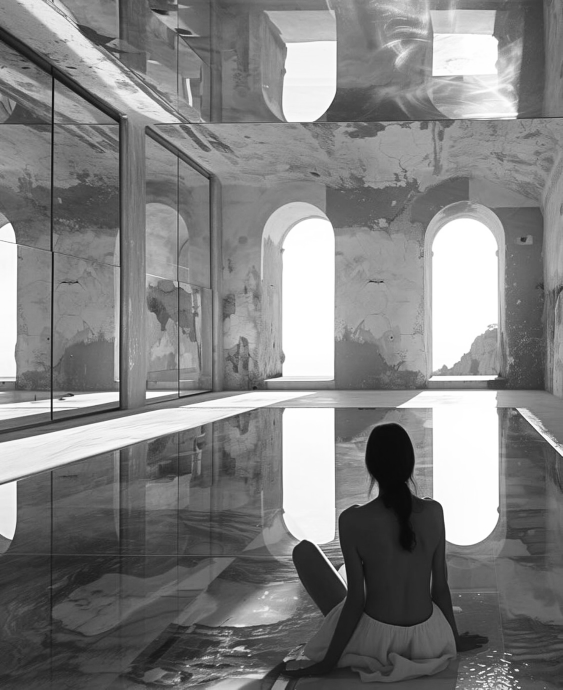
#> input picture assign2/ph121_image1.jpg, 1125 x 1379 px, found by its file name (shown at 1/2 size)
$ jupyter execute --allow-errors Ph121_Assignment_2.ipynb
#> lines starting #> are read from the running program, lines starting #| are printed output that depends on the picture; long printed decimals are rounded
5.1 Image Compression

[cell 1]
import numpy as np
import scipy
from PIL import Image
import matplotlib.pyplot as plt

def load_image(file_path):
#> called with file_path = 'ph121_image1.jpg'
    with Image.open(file_path) as img:
#> img is the input picture: PIL image 1125x1379 RGB; min 5, max 255, mean 129.1
        return np.array(img.convert('L'))

def compute_svd(image_matrix):
    U, s, Vt = np.linalg.svd(image_matrix, full_matrices=False)
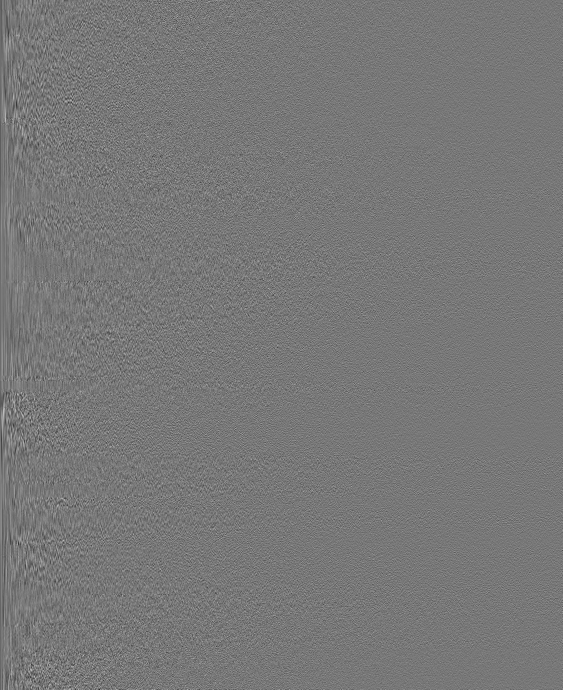
#> U: shape (1379, 1125) float64 (shown at 1/2 size); min -0.159, max 0.178, mean -3.16e-05; drawn with min black and max white
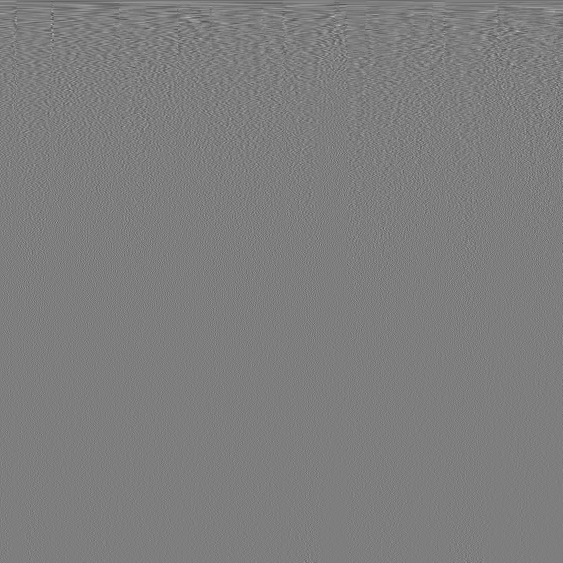
#> Vt: shape (1125, 1125) float64 (shown at 1/2 size); min -0.235, max 0.239, mean -3.39e-05; drawn with min black and max white
#> s = 1125 values, max 171782.6 at index 0, min 2.27 at index 1124, mean 545.3
    return U, s, Vt

def compress_image(U, s, Vt, k):
    S = np.diag(s[:k])
    return np.dot(U[:, :k], np.dot(S, Vt[:k, :]))

def plot_images(images, titles, frobenius_norms, base_filename):
    rows = len(images)
    plt.figure(figsize=(20, 5 * rows))
    for i, (image, title, fro_norm) in enumerate(zip(images, titles, frobenius_norms)):
        plt.subplot(rows, 1, i + 1)
        plt.imshow(image, cmap='gray')
        plt.title(f'{title}\nFrobenius norm: {fro_norm:.3g}', fontsize=10, pad=3)
        plt.axis('off')
    plt.tight_layout()
    plt.show()

def frobenius_norm(original, approx):
    return np.linalg.norm(original - approx)


image_paths = ['ph121_image1.jpg', 'ph121_image2.jpg', 'ph121_image3.jpg', 'ph121_image4.jpg']

for path in image_paths:
    A = load_image(path)
    U, s, Vt = compute_svd(A)
    ks = [len(s)//4, len(s)//8, len(s)//16, len(s)//32, len(s)//64, len(s)//128, len(s)//256, len(s)//512, len(s)//1024]
#> ks = [281, 140, 70, 35, 17, 8, 4, 2, 1]
    images = [A]
    titles = ['Original']
    frobenius_norms = [0]

    for k in ks:
        A_k = compress_image(U, s, Vt, k)
        images.append(A_k)
        fro_norm = frobenius_norm(A, A_k)
        frobenius_norms.append(fro_norm)
        titles.append(f'k={k}')
#> this loop made 9 passes
#> (k, fro_norm) on passes 1 to 7: (281, 2471.5), (140, 5634.2), (70, 9506.5), (35, 13926.4), (17, 19602.1), (8, 26993), (4, 35124.5)
#> pass 1, in compress_image, `S = np.diag(s[:k])`:
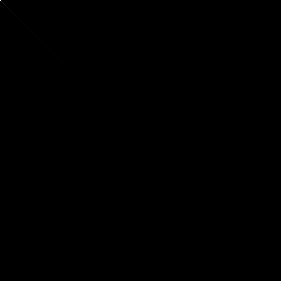
#> S: shape (281, 281) float64; min 0, max 171782.6, mean 7.2; drawn with min black and max white
#> pass 2, `A_k = compress_image(U, s, Vt, k)`:
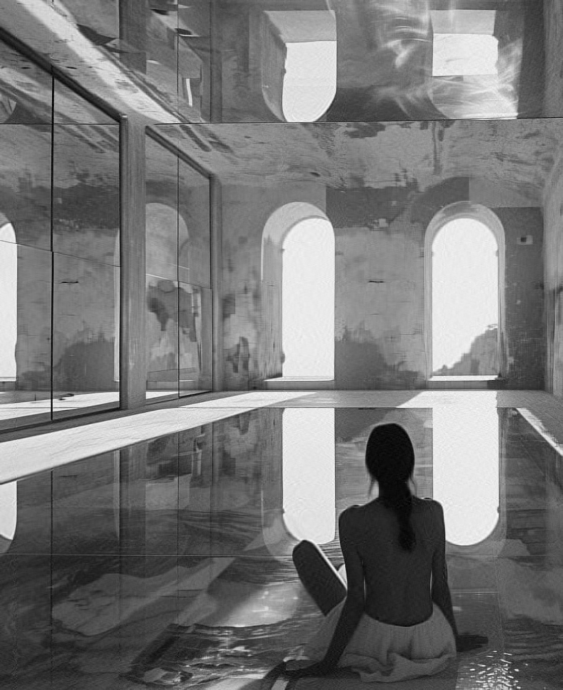
#> A_k: shape (1379, 1125) float64 (shown at 1/2 size); min -1.31, max 277.5, mean 129.1; drawn with min black and max white
#> after the loop, frobenius_norms = [0, 2471.5, 5634.2, 9506.5, 13926.4, 19602.1, 26993, 35124.5, 41988.1, 48738.9]; images = 10 items; titles = ['Original', 'k=281', 'k=140', 'k=70', 'k=35', 'k=17', 'k=8', 'k=4', 'k=2', 'k=1']

    filename = f'{path[:-4]}_compression_results.png'
    plot_images(images, titles, frobenius_norms, filename)
#> in plot_images, `rows = len(images)`: rows = 10
#> the loop in plot_images, `for i, (image, title, fro_norm) in enumerate(zip(images, titles, frobe..` made 10 passes
#> in plot_images, `plt.show()`:
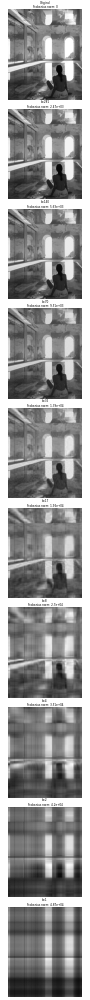
#> figure drawn by matplotlib, 10 panels

5.2 Entaglement Entropy

[cell 2]
from scipy.sparse import csr_matrix
import scipy
from tqdm import tqdm
def ising_sparse(L,h,J,periodic):
  rows = []
  cols = []
  matrix_elements = []
  for b in range(2**L):
    for j in range(1, L + 1):
      a = b ^ (1 << (j - 1))
      rows.append(a)
      cols.append(b)
      matrix_elements.append(-h)

  for a in range(2**L):
    diagonal_value =0
    for j in range(1, L):
        if a & (1 << j) == (a & (1 << (j - 1))) * 2:
            diagonal_value -= J
        else:
            diagonal_value += J

    if periodic:
        if (a & (1 << (L - 1))) == ((a & 1) * (2 ** (L - 1))):
            diagonal_value -= 1
        else:
            diagonal_value += 1
    if diagonal_value != 0:
        rows.append(a)
        cols.append(a)
        matrix_elements.append(diagonal_value)
  H_sparse = csr_matrix((matrix_elements, (rows, cols)), shape=(2**L, 2**L), dtype=np.float64)
  return H_sparse

solving at representative points in the ferromagnetic and paramagnetic phases and at critical h

[cell 3]
#ferromagnetic
ground_state = scipy.sparse.linalg.eigsh(ising_sparse(10,0.3,1,False), k=1, which='SA', return_eigenvectors=False)[0]
#> in ising_sparse, `rows = []`: rows = []
#> after the loop in ising_sparse, `for b in range(2**L):`: cols = 10240 values from 0 to 1023; matrix_elements = 10240 values from -0.3 to -0.3; rows = 10240 values, max 1023 at index 5119, min 0 at index 10, mean 511.5
#> after the loop in ising_sparse, `for a in range(2**L):`: cols = 11264 values, max 1023 at index 10230, min 0 at index 0, mean 511.5; matrix_elements = 11264 values, max 9 at index 10581, min -9 at index 10240, mean -0.273; rows = 11264 values, max 1023 at index 5119, min 0 at index 10, mean 511.5
#> ground_state = -9.27
print(ground_state)
#| -9.272

[cell 4]
#paramagnetic
ground_state = scipy.sparse.linalg.eigsh(ising_sparse(10,1.7,1,False), k=1, which='SA', return_eigenvectors=False)[0]
print(ground_state)

[cell 5]
#critical h=1
ground_state = scipy.sparse.linalg.eigsh(ising_sparse(10,1,1,False), k=1, which='SA', return_eigenvectors=False)[0]
print(ground_state)

Calculating the entanglement entropy S(l;L)

[cell 6]
from qutip import Qobj, entropy_vn
import numpy as np


H=ising_sparse(12,0.4,1, False)
def entanglement_entropy(H, L, l):

    eigvals, eigvecs = scipy.sparse.linalg.eigsh(H, k=1, which='SA')
    ground_state_vec = eigvecs


    ground_state = Qobj(ground_state_vec, dims=[[2] * L, [1]])


    subspace_dims = [2] * L
    subsystem_A = list(range(l))
    rho_A = ground_state.ptrace(subsystem_A)

    rho_A_eigenvalues = rho_A.eigenenergies()
    entropy = -sum(eigenval * np.log(eigenval) for eigenval in rho_A_eigenvalues if eigenval>0)
    return entropy


L = 12
l = 3
periodic = False


#> (the rest of this cell did not finish here and is left out)

print(f"Entanglement entropy S({l};{L}) = {S_l_L}")

Plotting S(l,L) as a function of l for different values of L=[9,10,11,12,13,14]

For open boundary conditions

[cell 7]
import matplotlib.pyplot as plt
from tqdm import tqdm


h_values = [0.4, 1, 1.7]
L_values = [9, 10, 11, 12, 13, 14]


#> (the rest of this cell did not finish here and is left out)

Plot of S(L/2,L)as a function of L

[cell 8]
import matplotlib.pyplot as plt
from tqdm import tqdm


L_values = range(2, 14)
h_values = [0.4, 1, 1.7]


plt.figure(figsize=(8, 5))


#> (the rest of this cell did not finish here and is left out)

Now repeat with closed boundary conditions

Entaglement entropy vs subsystem size

[cell 9]
import matplotlib.pyplot as plt
from tqdm import tqdm


h_values = [0.4, 1, 1.7]
L_values = [9, 10, 11, 12, 13, 14]


#> (the rest of this cell did not finish here and is left out)

Plot of S(L/2, L)

[cell 10]
import matplotlib.pyplot as plt
from tqdm import tqdm


h_values = [0.4, 1, 1.7]
L_values = range(2, 15)


#> (the rest of this cell did not finish here and is left out)

Entaglement Entropy is much larger since a closed loop increases the number of paths along which quantum correlations can propagate. Closed systems lack edges, so there are no boundary spins that only interact with one neighbor, which would otherwise reduce the entanglement entropy.

Fit of entaglement entropy with function

[cell 11]
import numpy as np
from scipy.optimize import curve_fit
import matplotlib.pyplot as plt
L=14
H=ising_sparse(L,1,1, False)

def fit_function(l, c, C):

    return (c / 3) * np.log((L / np.pi) * np.sin(np.pi * l / L)) + C

entropies = []
ls = range(1,L)
#> (the rest of this cell did not finish here and is left out)

Similar for highest energy of the hamiltonian for open boundary conditions

Function computing the entaglement entropy

[cell 12]
from qutip import Qobj
import scipy.sparse.linalg
import numpy as np
L = 12
l = 3
H=ising_sparse(L,1,1,False)
def entanglement_entropy(H, L, l, highest=False):
    which_eig = 'LA' if highest else 'SA'
    eigvals, eigvecs = scipy.sparse.linalg.eigsh(H, k=1, which=which_eig)
    state_vec = eigvecs
    state = Qobj(state_vec, dims=[[2] * L, [1]])
    subspace_dims = [2] * L
    subsystem_A = list(range(l))
    rho_A = state.ptrace(subsystem_A)
    entropy = entropy_vn(rho_A, base=np.e)
    return entropy
#> (the rest of this cell did not finish here and is left out)

print(f"Entanglement entropy for the highest excited state S({l};{L}) = {S_l_L_highest}")

plot of entaglement entropy vs susbsystem size with highest excited state

[cell 13]
import matplotlib.pyplot as plt
from tqdm import tqdm
h_values = [0.4, 1, 1.7]
L_values = [9, 10, 11, 12, 13, 14]

#> (the rest of this cell did not finish here and is left out)

Plot of S(L/2,L)as a function of L with highest energy state and open boundary conditions

[cell 14]
import matplotlib.pyplot as plt
from tqdm import tqdm

L_values = range(2, 14)
h_values = [0.4, 1, 1.7]
plt.figure(figsize=(8, 5))
#> (the rest of this cell did not finish here and is left out)

5.3 Truncation error of schmidt decomposition for L=15

[cell 15]
import numpy as np
import scipy.sparse.linalg as sla
import scipy.sparse as sparse
import matplotlib.pyplot as plt

def schmidt_decomposition(psi, L):
    midpoint = 2**(L//2)
    psi_matrix = psi.reshape(midpoint, -1)
    U, S, Vh = np.linalg.svd(psi_matrix, full_matrices=False)
    return U, S, Vh

def compute_truncated_state(U, S, Vh, k):
    S_k = np.zeros_like(S)
    S_k[:k] = S[:k]
    return U @ np.diag(S_k) @ Vh

def compute_errors(H, psi, psi_approx):
    psi = psi.flatten()
    psi_approx = psi_approx.flatten()
    norm_psi = np.linalg.norm(psi)
    norm_psi_approx = np.linalg.norm(psi_approx)
    E_exact = (psi.conj().T @ (H @ psi)) / norm_psi**2
    E_approx = (psi_approx.conj().T @ (H @ psi_approx)) / norm_psi_approx**2

    return np.linalg.norm(psi - psi_approx), np.abs(E_exact - E_approx)
L = 15
h = 0.4
J = 1.0
H_sparse = ising_sparse(L,h,J,periodic)
eigvals, eigvecs = sla.eigsh(H_sparse, k=1, which='SA')
psi_original = eigvecs[:, 0]
U, S, Vh = schmidt_decomposition(psi_original, L)
ks = [2**i for i in range(L//2 + 1)]
errors = []
energy_diffs = []

for k in ks:
    psi_approx = compute_truncated_state(U, S, Vh, k)
    psi_approx = psi_approx.flatten()
    error, energy_diff = compute_errors(H_sparse, psi_original, psi_approx)
    errors.append(error)
    energy_diffs.append(energy_diff)

plt.figure(figsize=(10, 5))
plt.subplot(1, 2, 1)
plt.plot(ks, errors, '-o')
plt.xlabel('k')
plt.ylabel('Frobenius norm error')
plt.xscale('log')

plt.subplot(1, 2, 2)
plt.plot(errors, energy_diffs, '-o')
plt.xlabel('Frobenius norm error')
plt.ylabel('Energy difference $\Delta E$')
plt.show()
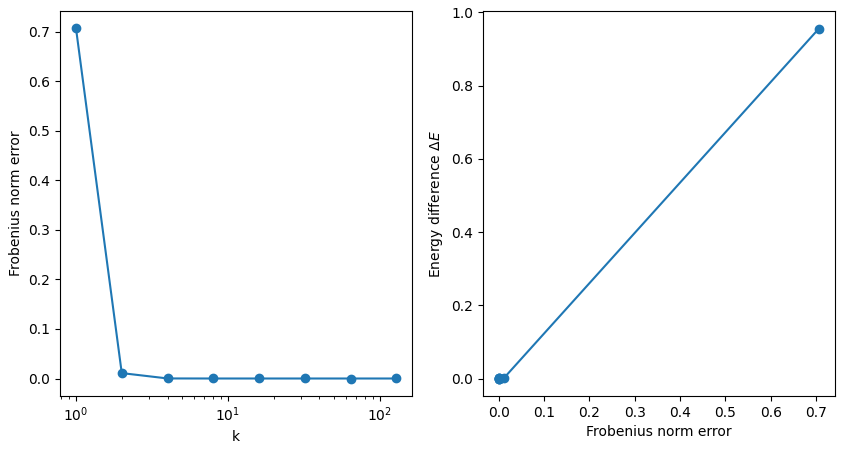
#> figure drawn by matplotlib, 2 panels

5.4 Entaglement entropy of highly excited states

#> (a cell that did not finish here is left out)

[cell 17]
def ising_hamiltonian_dense(L, h, periodic):
    H = np.zeros((2**L, 2**L))
    for b in range(2**L):
        for j in range(1, L+1):
            a = b ^ (1 << (j - 1))
            H[a, b] -= h
    for a in range(2**L):
        for j in range(1, L):
            if a & (1 << j) == (a & (1 << (j - 1))) * 2:
                H[a, a] -= 1
            else:
                H[a, a] += 1
        if periodic:
            if (a & (1 << (L - 1))) == ((a & (1 << 0)) * (2**(L - 1))):
                H[a, a] -= 1
            else:
                H[a, a] += 1
    return H

Computing entaglement entropy for a highly excited state

[cell 18]
from qutip import Qobj, entropy_vn
import numpy as np
import math
import scipy.linalg as la

def entanglement_entropy_of_excited_state(H_dense, L, l):
    eigvals, eigvecs = la.eigh(H_dense)
    mid_index = len(eigvals) // 2
    excited_state_vec = eigvecs[:, mid_index]
    excited_state = Qobj(excited_state_vec, dims=[[2] * L, [1]])
    subspace_dims = [2] * L
    subsystem_A = list(range(l))
    rho_A = excited_state.ptrace(subsystem_A)
    entropy = entropy_vn(rho_A, base=np.e)
    return entropy
L_values =[7, 8,9,10,11]
h = 0.4
periodic = True
#> (the rest of this cell did not finish here and is left out)

5.5 MPS Approximation

[cell 19]
import numpy as np
from scipy.linalg import svd

def compute_mps(wavefunction, max_bond_dim):
    L = int(np.log2(wavefunction.shape[0]))
    mps_tensors = []
    current_tensor = wavefunction
    sz = current_tensor.shape[0] * 2
    matrix = current_tensor.reshape(2, 2**(L-1))
    for i in range(L - 1):
        U, s, Vh = svd(matrix, full_matrices=False)
        min_dim = min(len(s), max_bond_dim)
        U = U[:, :min_dim]
        s = s[:min_dim]
        Vh = Vh[:min_dim, :]
        if i == 0:
            mps_tensors.append(U)
        else:
            mps_tensors.append(U.reshape((-1, 2, min_dim)))
        if i<L-2:
            matrix=(np.diag(s)@Vh).reshape(2 * min_dim,-1)
        else:
            mps_tensors.append(np.diag(s)@Vh)
    return mps_tensors
H=ising_sparse(6,1,1, False)
eigvals, eigvecs = scipy.sparse.linalg.eigsh(H, k=1, which='SA')
wavefunction = eigvecs
mps_approx = compute_mps(wavefunction, max_bond_dim=4)
for i, tensor in enumerate(mps_approx):
    print(f"Tensor {i} shape: {tensor.shape}")

Plot of storage

[cell 20]
H=ising_sparse(10,1.3, 1,False)
L=10
psi = scipy.sparse.linalg.eigsh(H, k=1, which='SA')[1]
K = range(1, 2**L//2)
storage = []
for k in K:
    mps_psi = compute_mps(psi, k)
    total_storage = 0
    for tensor in mps_psi:
        total_storage += np.prod(tensor.shape)
    storage.append(total_storage)
storage = 100*(np.array(storage))/2**L
plt.figure(figsize=(10, 5))
plt.plot(K, storage, marker='o')
plt.xlabel('Bond Dimension $k$')
plt.ylabel('Storage % of initial')
plt.title('Storage requirements versus bond dimensions $k$')
plt.grid(True)
plt.gca().invert_xaxis()
plt.show()
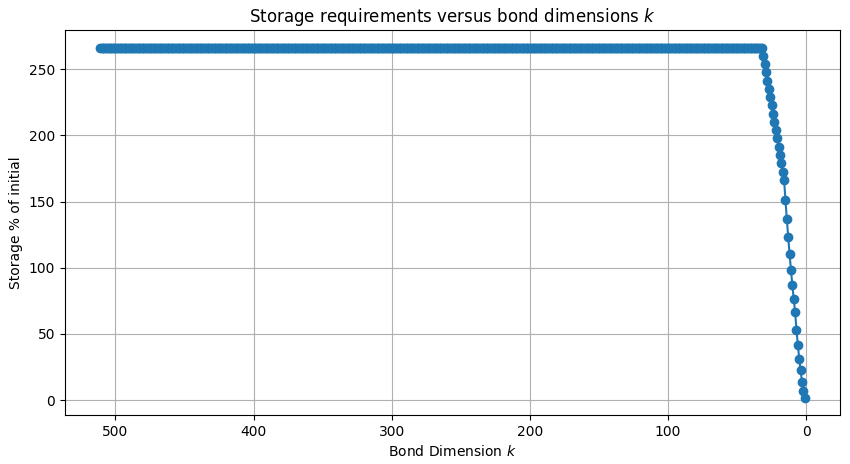
#> figure drawn by matplotlib, 1 panel; curve peaks at x = 32, y = 266.4

reconstructing the wavefunction using contraction

pushing for large Ls large and k=4

[cell 21]
H=ising_sparse(10,0.4,1,False)
psi = scipy.sparse.linalg.eigsh(H, k=1, which='SA')[1].reshape(-1)
A = np.sqrt(np.sum(np.abs(psi)**2))
psi = psi/A
k=2**2
MPS = compute_mps(psi, k)

def contract_mps_tensors(mps_tensors):
    state = mps_tensors[0]

    for i, tensor in enumerate(mps_tensors[1:], 1):
        if i == len(mps_tensors) - 1:
            state = np.einsum('...j,jk->...k', state, tensor)
        else:
            state = np.einsum('...j,jkl->...kl', state, tensor)

    return state.flatten()


for mp in MPS:
    print(mp.shape)

    final_psi = contract_mps_tensors(MPS)
A = np.sqrt(np.sum(np.abs(final_psi)**2))
final_psi = final_psi/A


print(psi)
print(final_psi)

Computing the overlap for L=10 and k=4

[cell 22]
import numpy as np
import scipy.sparse.linalg as sla
import scipy.linalg as la
import scipy.sparse as sparse

def ising_hamiltonian_dense(L, h, periodic):
    H = np.zeros((2**L, 2**L))
    for b in range(2**L):
        for j in range(1, L+1):
            a = b ^ (1 << (j - 1))
            H[a, b] -= h
    for a in range(2**L):
        for j in range(1, L):
            if a & (1 << j) == (a & (1 << (j - 1))) * 2:
                H[a, a] -= 1
            else:
                H[a, a] += 1
        if periodic:
            if (a & (1 << (L - 1))) == ((a & (1 << 0)) * (2**(L - 1))):
                H[a, a] -= 1
            else:
                H[a, a] += 1
    return H
L = 10
h = 0.4
periodic = False
H_dense = ising_hamiltonian_dense(L, h, periodic)
eigvals, eigvecs = la.eigh(H_dense)
psi_original = eigvecs[:, 0]
A = np.sqrt(np.sum(np.abs(psi_original)**2))
psi_original = psi_original / A
overlap = np.abs(np.vdot(psi_original, final_psi))
print("Overlap: ", overlap)

5.5.2 MPS Canonical form

[cell 23]
import numpy as np
from scipy.linalg import svd

def left_canonicalize(tensor, max_bond_dim):
    shape = tensor.shape
    reshaped_tensor = tensor.reshape(shape[0], -1)
    U, s, Vh = svd(reshaped_tensor, full_matrices=False)
    min_dim = min(len(s), max_bond_dim)
    U = U[:, :min_dim]
    s = s[:min_dim]
    Vh = Vh[:min_dim, :]
    return U, s, Vh

def right_canonicalize(tensor, max_bond_dim):
    shape = tensor.shape
    reshaped_tensor = tensor.reshape(-1, shape[-1])
    U, s, Vh = svd(reshaped_tensor, full_matrices=False)
    min_dim = min(len(s), max_bond_dim)
    U = U[:, :min_dim]
    s = s[:min_dim]
    Vh = Vh[:min_dim, :]
    return U, s, Vh

[cell 24]
# [7 lines left out: function compute_schmidt_coefficients, not called in this run]

def canonicalize_and_compute_schmidt(mps_tensors, max_bond_dim):
    L = len(mps_tensors)
    schmidt_coefficients = []
    for i in range(L - 1):
        U, s, Vh = left_canonicalize(mps_tensors[i], max_bond_dim)
        mps_tensors[i] = U
        schmidt_coefficients.append(s)
        next_tensor_shape = mps_tensors[i + 1].shape
        mps_tensors[i + 1] = np.dot(np.diag(s), Vh).reshape(min(len(s), max_bond_dim), next_tensor_shape[1], -1)
    for i in reversed(range(1, L)):
        U, s, Vh = right_canonicalize(mps_tensors[i], max_bond_dim)
        mps_tensors[i] = Vh
        schmidt_coefficients.append(s)
        prev_tensor_shape = mps_tensors[i - 1].shape
        mps_tensors[i - 1] = np.dot(U, np.diag(s)).reshape(prev_tensor_shape[0], -1, min(len(s), max_bond_dim))
    orthogonality_center = mps_tensors[L // 2]

    return mps_tensors, schmidt_coefficients, orthogonality_center

[cell 25]
import numpy as np

# [23 lines left out: function initialize_fixed_mps, not called in this run]

[cell 26]
H = ising_sparse(10, 1, 1, False)
eigvals, eigvecs = scipy.sparse.linalg.eigsh(H, k=1, which='SA')
wavefunction = eigvecs
mps_tensors = compute_mps(wavefunction, max_bond_dim=2)
canonical_mps, schmidt_coefficients, orthogonality_center = canonicalize_and_compute_schmidt(mps_tensors, max_bond_dim=4)
for i, tensor in enumerate(canonical_mps):
    print(f"Tensor {i} shape: {tensor.shape}")
for i, coeffs in enumerate(schmidt_coefficients):
    print(f"Schmidt coefficients across bond {i}: {coeffs}")
print("Orthogonality center shape:", orthogonality_center.shape)
